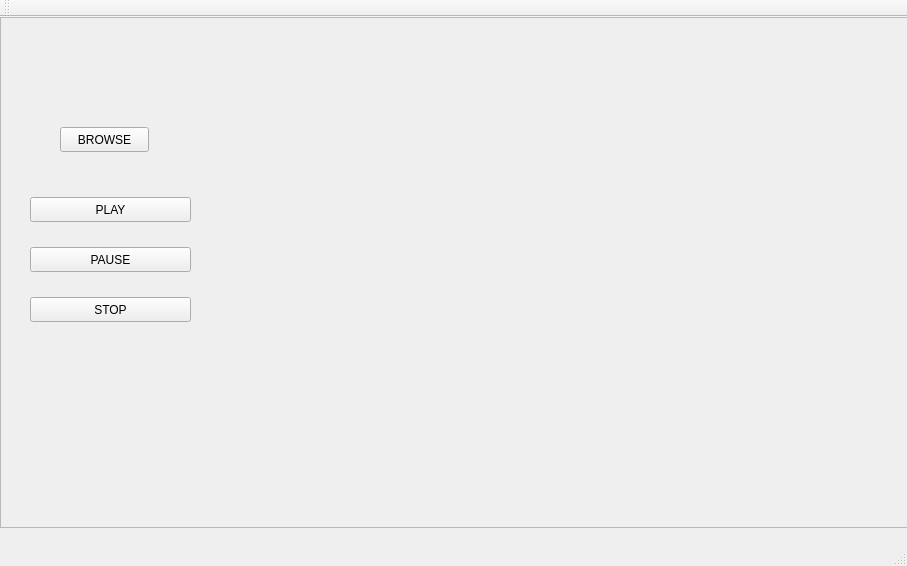
<?xml version="1.0" encoding="UTF-8"?>
<ui version="4.0">
 <class>MainWindow</class>
 <widget class="QMainWindow" name="MainWindow">
  <property name="geometry">
   <rect>
    <x>0</x>
    <y>0</y>
    <width>907</width>
    <height>566</height>
   </rect>
  </property>
  <property name="windowTitle">
   <string>MainWindow</string>
  </property>
  <widget class="QWidget" name="centralWidget">
   <widget class="QFrame" name="frame">
    <property name="geometry">
     <rect>
      <x>0</x>
      <y>0</y>
      <width>911</width>
      <height>511</height>
     </rect>
    </property>
    <property name="frameShape">
     <enum>QFrame::StyledPanel</enum>
    </property>
    <property name="frameShadow">
     <enum>QFrame::Raised</enum>
    </property>
    <widget class="QPushButton" name="pushButton">
     <property name="geometry">
      <rect>
       <x>30</x>
       <y>180</y>
       <width>161</width>
       <height>25</height>
      </rect>
     </property>
     <property name="text">
      <string>PLAY</string>
     </property>
    </widget>
    <widget class="QPushButton" name="pushButton_2">
     <property name="geometry">
      <rect>
       <x>30</x>
       <y>230</y>
       <width>161</width>
       <height>25</height>
      </rect>
     </property>
     <property name="text">
      <string>PAUSE</string>
     </property>
    </widget>
    <widget class="QPushButton" name="pushButton_3">
     <property name="geometry">
      <rect>
       <x>30</x>
       <y>280</y>
       <width>161</width>
       <height>25</height>
      </rect>
     </property>
     <property name="text">
      <string>STOP</string>
     </property>
    </widget>
    <widget class="QPushButton" name="pushButton_4">
     <property name="geometry">
      <rect>
       <x>60</x>
       <y>110</y>
       <width>89</width>
       <height>25</height>
      </rect>
     </property>
     <property name="text">
      <string>BROWSE</string>
     </property>
    </widget>
   </widget>
  </widget>
  <widget class="QMenuBar" name="menuBar">
   <property name="geometry">
    <rect>
     <x>0</x>
     <y>0</y>
     <width>907</width>
     <height>22</height>
    </rect>
   </property>
  </widget>
  <widget class="QToolBar" name="mainToolBar">
   <attribute name="toolBarArea">
    <enum>TopToolBarArea</enum>
   </attribute>
   <attribute name="toolBarBreak">
    <bool>false</bool>
   </attribute>
  </widget>
  <widget class="QStatusBar" name="statusBar"/>
 </widget>
 <layoutdefault spacing="6" margin="11"/>
 <resources/>
 <connections/>
</ui>
